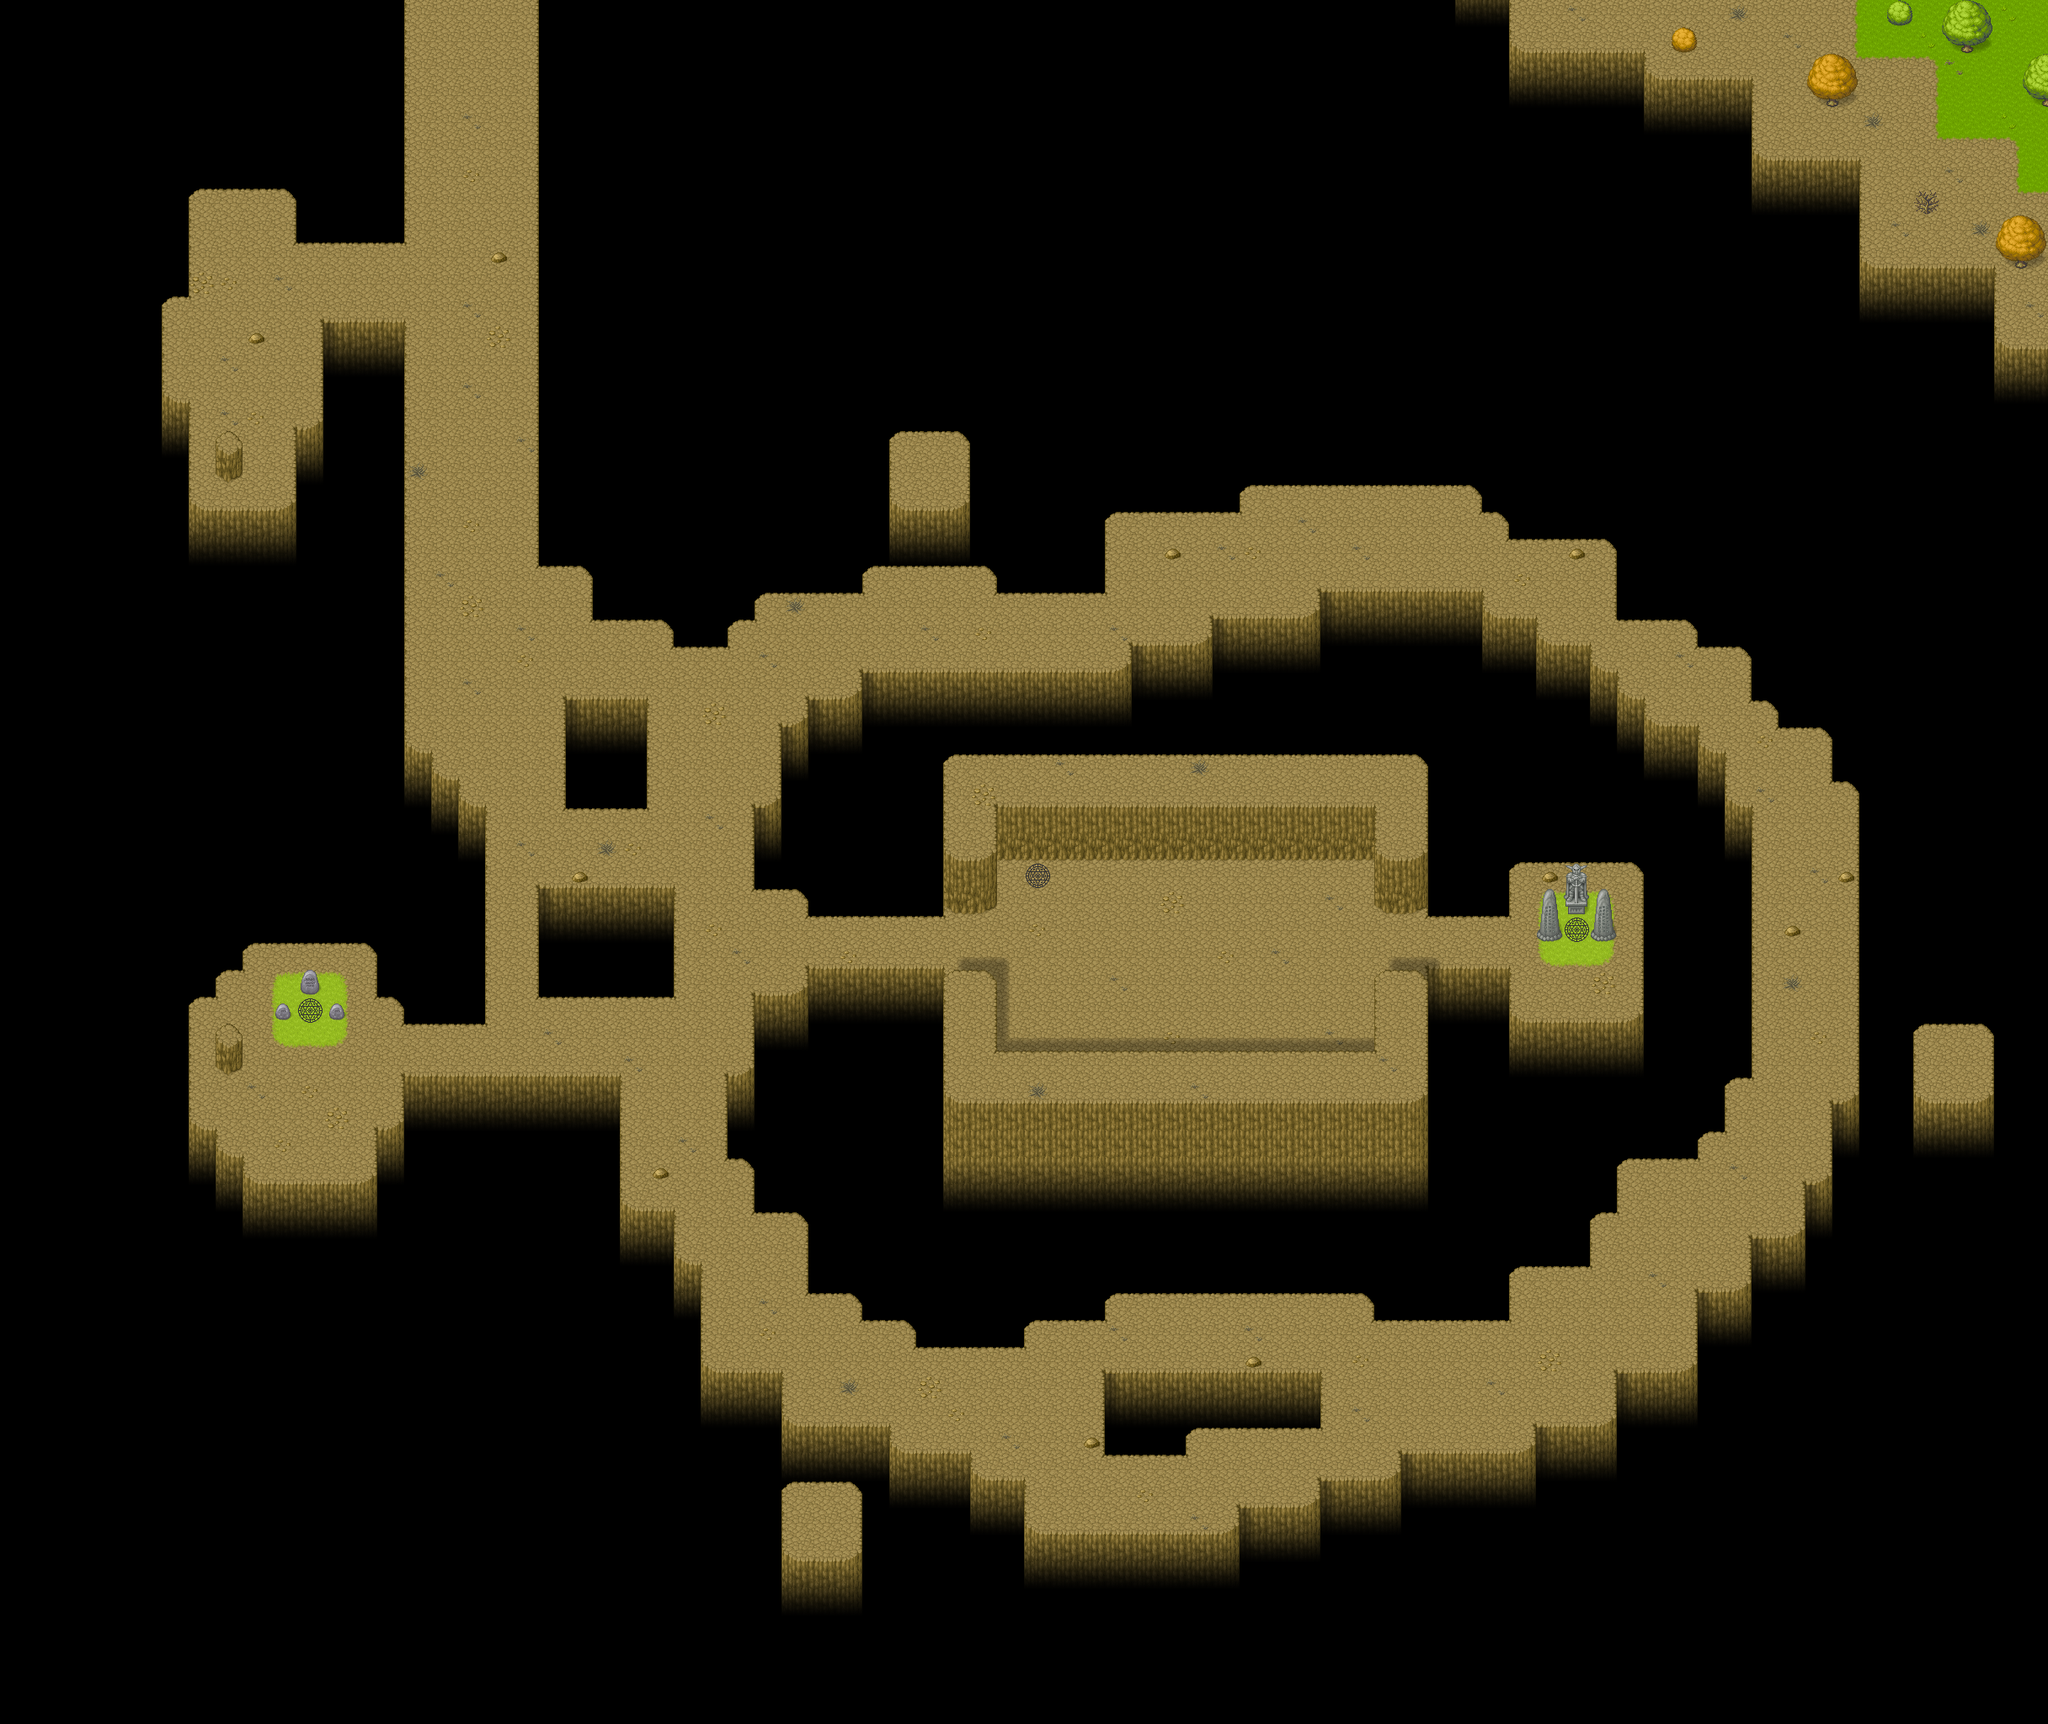

Below is a game level as drawn by its tile map, then a one-line description and the .tmx that defines it (tile-layer data replaced by summaries):
An orthogonal 76x64 tile map with 32x32 px tiles, 7 tile layers (background, background_2, terrain, terrain_2, ...) and 294 objects (11x object.spawnPoint.bat, 10x object.eventObject, 9x object.spawnPoint.mini_golem, 6x player.startingPosition, 4x object.key_wall, ...).

<map version="1.5" tiledversion="1.7.2" orientation="orthogonal" renderorder="right-down" width="76" height="64" tilewidth="32" tileheight="32" infinite="0" nextlayerid="46" nextobjectid="9100">
 <properties>
  <property name="above_player_layers" value="[4, 5, 6]" />
  <property name="background_layers" value="[0, 1, 2, 3]" />
  <property name="building_level" value="true" />
  <property name="mini_map_config_path" value="config/menu/maps/demo_2/level_4.json" />
 </properties>
 <tileset firstgid="1" source="tileset/tileset_pipoya_32.tsx" />
 <layer id="1" name="background" width="76" height="64" locked="1">
  <data>[4864 cells, 4864 non-empty, 11 distinct tile ids]</data>
 </layer>
 <layer id="41" name="background_2" width="76" height="64" locked="1">
  <data>[4864 cells, 1107 non-empty, 30 distinct tile ids]</data>
 </layer>
 <layer id="35" name="terrain" width="76" height="64" locked="1">
  <data>[4864 cells, 140 non-empty, 27 distinct tile ids]</data>
 </layer>
 <layer id="5" name="terrain_2" width="76" height="64" locked="1">
  <data>[4864 cells, 11 non-empty, 7 distinct tile ids]</data>
 </layer>
 <layer id="42" name="shadows_underlying" width="76" height="64" locked="1">
  <data>[4864 cells, 89 non-empty, 7 distinct tile ids]</data>
 </layer>
 <layer id="23" name="background_above_player" width="76" height="64" locked="1">
  <data>[4864 cells, 50 non-empty, 11 distinct tile ids]</data>
 </layer>
 <layer id="44" name="terrain_above_player" width="76" height="64" locked="1">
  <data>[4864 cells, 3 non-empty, 2 distinct tile ids]</data>
 </layer>
 <objectgroup id="4" name="objects">
  <object id="9006" name="player.startingPosition" x="560" y="192">
   <properties>
    <property name="startingPointId" value="0" />
   </properties>
   <point />
  </object>
  <object id="9007" name="object.eventObject" x="480" y="160" width="159.333" height="4.5">
   <properties>
    <property name="eventParameter" value="demo_2_level_4_goto_main" />
   </properties>
  </object>
  <object id="9008" name="object.magic_switch" x="1104" y="560">
   <properties>
    <property name="eventParameter" value="demo_2_level_4_magic_switch_top" />
    <property name="stateSwitchId" value="demo_2_level_4_magic_switch_top" />
   </properties>
   <point />
  </object>
  <object id="9009" name="object.magic_switch" x="976" y="1808">
   <properties>
    <property name="eventParameter" value="demo_2_level_4_magic_switch_bottom" />
    <property name="stateSwitchId" value="demo_2_level_4_magic_switch_bottom" />
   </properties>
   <point />
  </object>
  <object id="9010" name="object.magic_switch" x="2320" y="1264">
   <properties>
    <property name="eventParameter" value="demo_2_level_4_magic_switch_right" />
    <property name="stateSwitchId" value="demo_2_level_4_magic_switch_right" />
   </properties>
   <point />
  </object>
  <object id="9012" name="object.switch" x="271.424" y="1259.94">
   <properties>
    <property name="eventParameter" value="demo_2_level_4_switch_bottom" />
    <property name="stateSwitchId" value="demo_2_level_4_switch_bottom" />
   </properties>
   <point />
  </object>
  <object id="9013" name="object.switch" x="271.583" y="557.375">
   <properties>
    <property name="eventParameter" value="demo_2_level_4_switch_top" />
    <property name="stateSwitchId" value="demo_2_level_4_switch_top" />
   </properties>
   <point />
  </object>
  <object id="9014" name="object.key_wall" x="992" y="1120">
   <properties>
    <property name="lockId" value="demo_2_level_4_boss_room_lock" />
    <property name="physicsBodySizeFactorY" value="1.3f" />
    <property name="unlockedByEvent" value="true" />
   </properties>
   <point />
  </object>
  <object id="9015" name="object.key_wall" x="512" y="1248">
   <properties>
    <property name="physicsBodySizeFactorY" value="1.3f" />
   </properties>
   <point />
  </object>
  <object id="9016" name="object.key_wall" x="560" y="1248">
   <properties>
    <property name="physicsBodySizeFactorY" value="1.3f" />
   </properties>
   <point />
  </object>
  <object id="9017" name="object.key_wall" x="1760" y="1120">
   <properties>
    <property name="lockId" value="demo_2_level_4_boss_killed_lock" />
    <property name="physicsBodySizeFactorY" value="1.3f" />
    <property name="unlockedByEvent" value="true" />
   </properties>
   <point />
  </object>
  <object id="9018" name="object.chest" x="1899.5" y="666.75">
   <properties>
    <property name="drop" value="{key: 1}" />
   </properties>
   <point />
  </object>
  <object id="9019" name="object.chest" x="1890.5" y="1673.25">
   <properties>
    <property name="drop" value="{key: 1}" />
   </properties>
   <point />
  </object>
  <object id="9028" name="enemy.cyclops" x="1504" y="1120">
   <properties>
    <property name="enemyDefeatedEventText" value="demo_2_level_4_boss_defeated" />
    <property name="unitId" value="cyclops" />
   </properties>
   <point />
  </object>
  <object id="9029" name="item.feather" x="1872.5" y="1104.63">
   <point />
  </object>
  <object id="9030" name="player.startingPosition" x="864" y="1120">
   <properties>
    <property name="startingPointId" value="2" />
   </properties>
   <point />
  </object>
  <object id="9031" name="player.startingPosition" x="560" y="256">
   <properties>
    <property name="startingPointId" value="1" />
   </properties>
   <point />
  </object>
  <object id="9032" name="player.startingPosition" x="608" y="1248">
   <properties>
    <property name="startingPointId" value="3" />
   </properties>
   <point />
  </object>
  <object id="9033" name="player.startingPosition" x="1016" y="1120">
   <properties>
    <property name="startingPointId" value="4" />
   </properties>
   <point />
  </object>
  <object id="9034" name="player.startingPosition" x="1792" y="1120">
   <properties>
    <property name="startingPointId" value="5" />
   </properties>
   <point />
  </object>
  <object id="9035" name="object.spawnPoint" x="368.477" y="1200.56">
   <properties>
    <property name="spawn" value="playerLowOnMana" />
   </properties>
   <point />
  </object>
  </objectgroup>
 <objectgroup id="33" name="physics" locked="1">
  <!-- 34 objects omitted --></objectgroup>
 <objectgroup id="34" name="unreachable_area_physics" locked="1">
  <!-- 195 objects omitted --></objectgroup>
</map>
<!-- 273 of 294 objects omitted -->
